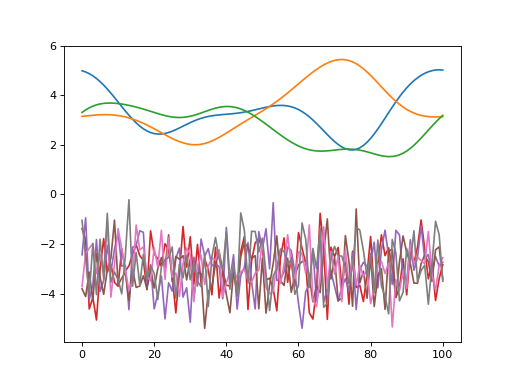

Reproduce this figure in Python.
import power1d

noise0  = power1d.noise.SmoothGaussian( J=3, Q=101, mu=3, sigma=1.0, fwhm=20 )
noise1  = power1d.noise.Gaussian( J=5, Q=101, mu=-3, sigma=1.0 )
noise   = power1d.noise.Mixture(noise0, noise1)
noise.plot()
